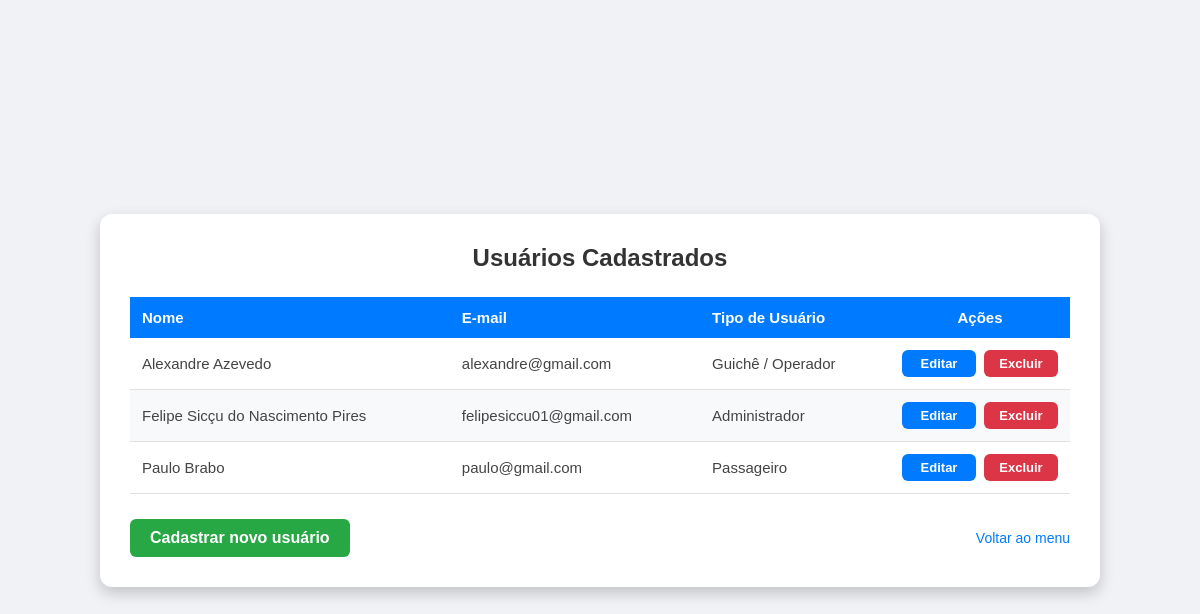
/usuario/listar/ (signed in), run on the app's committed database.
### Usuario/models.py (models this page shows, shortened)
class Usuario(AbstractUser):  # Alterado de models.Model para AbstractUser
    TIPO_CHOICES = [
        ('cliente', 'Passageiro'),
        ('guiche', 'Guichê / Operador'),
        ('administrador', 'Administrador'),
    ]
    nome = models.CharField(max_length=100)
    tipo_de_usuario = models.CharField(max_length=50, choices=TIPO_CHOICES)
    celular = models.CharField(max_length=20)

### Usuario/views.py (the view)
# urls.py: path('listar/', views.listar_usuarios, name='listar_usuarios'),
@login_required
def listar_usuarios(request):
    if request.user.tipo_de_usuario not in ['administrador', 'guiche']:
        raise PermissionDenied
    usuarios = Usuario.objects.all()
    return render(request, 'Usuario/listar_usuarios.html', {'usuarios': usuarios})

### Usuario/templates/Usuario/listar_usuarios.html (shortened to what this page needs)
{% load static %}
<link rel="stylesheet" href="{% static 'Usuario/css/estilo.css' %}">
<!DOCTYPE html>
<html lang="pt-br">
<head>
    <link rel="stylesheet" href="{% static 'Usuario/css/estilo.css' %}?v=22">
</head>
<body>
    <div class="caixa larga">
        <h1>Usuários Cadastrados</h1>
        <table>
            <thead>
                <tr>
                    <th>Nome</th>
                    <th>E-mail</th>
                    <th>Tipo de Usuário</th>
                    <th style="text-align: center; width: 180px;">Ações</th>
                </tr>
            </thead>
            <tbody>
                {% for usuario in usuarios %}
                <tr>
                    <td>{{ usuario.nome }}</td>
                    <td>{{ usuario.email }}</td>
                    <td>{{ usuario.get_tipo_de_usuario_display }}</td>
                    <td>
                        <div style="display: flex; gap: 8px; justify-content: center;">
                            <a href="{% url 'editar_usuario' usuario.id %}" class="btn-acao btn-azul" style="padding: 6px 12px; font-size: 13px;">Editar</a>
                            <a href="{% url 'excluir_usuario' usuario.id %}" class="btn-acao btn-vermelho" style="padding: 6px 12px; font-size: 13px;" onclick="return confirm('Tem certeza que deseja remover este usuário do sistema?');">Excluir</a>
                        </div>
                    </td>
                </tr>
                {% empty %}
                <tr>
                    <td colspan="4" class="sem-dados">Nenhum usuário cadastrado.</td>
                </tr>
                {% endfor %}
            </tbody>
        </table>
        <div class="rodape-botoes">
            <a href="{% url 'cadastrar_usuario' %}" class="btn-acao btn-verde" style="width: auto; padding: 10px 20px;">Cadastrar novo usuário</a>
            <a href="{% url 'menu' %}" class="link-padrao" style="width: auto; margin: 0;">Voltar ao menu</a>
        </div>
    </div>
</body>
</html>

### Usuario/static/Usuario/css/estilo.css (style rules this page uses)
* { margin: 0; padding: 0; box-sizing: border-box; }
body { height: 100vh; display: flex; justify-content: center; align-items: center; background-color: #f0f2f5; font-family: Arial, sans-serif; }
.caixa { background-color: #ffffff; padding: 30px; border-radius: 12px; box-shadow: 0 6px 15px rgba(0,0,0,0.2); width: 400px; max-width: 95%; }
.caixa.larga { width: 1000px; }
.caixa h1 { margin-bottom: 25px; font-size: 24px; color: #333; text-align: center; }
.caixa button, .btn-acao { width: 100%; padding: 12px; color: #fff; border: none; border-radius: 6px; font-size: 16px; font-weight: bold; cursor: pointer; text-decoration: none; text-align: center; transition: background-color 0.3s; }
.btn-azul { background-color: #007bff; }
.btn-verde { background-color: #28a745; }
.btn-vermelho { background-color: #dc3545; }
.caixa .link-padrao { display: inline-block; margin-top: 15px; color: #007bff; text-decoration: none; font-size: 14px; text-align: center; width: 100%; }
.caixa table { width: 100%; border-collapse: collapse; margin-bottom: 25px; font-size: 15px; }
.caixa th { background-color: #007bff; color: #ffffff; padding: 12px; font-weight: bold; text-align: left; }
.caixa td { padding: 12px; border-bottom: 1px solid #e0e0e0; color: #444; text-align: left; }
.caixa tbody tr:nth-child(even) { background-color: #f8f9fa; }
.rodape-botoes { display: flex; justify-content: space-between; align-items: center; gap: 15px; margin-top: 15px; }

### data on the page
Usuario: nome "Alexandre Azevedo", email "alexandre@gmail.com", tipo_de_usuario "Guichê / Operador"
Usuario: nome "Felipe Sicçu do Nascimento Pires", email "felipesiccu01@gmail.com", tipo_de_usuario "Administrador"
Usuario: nome "Paulo Brabo", email "paulo@gmail.com", tipo_de_usuario "Passageiro"
